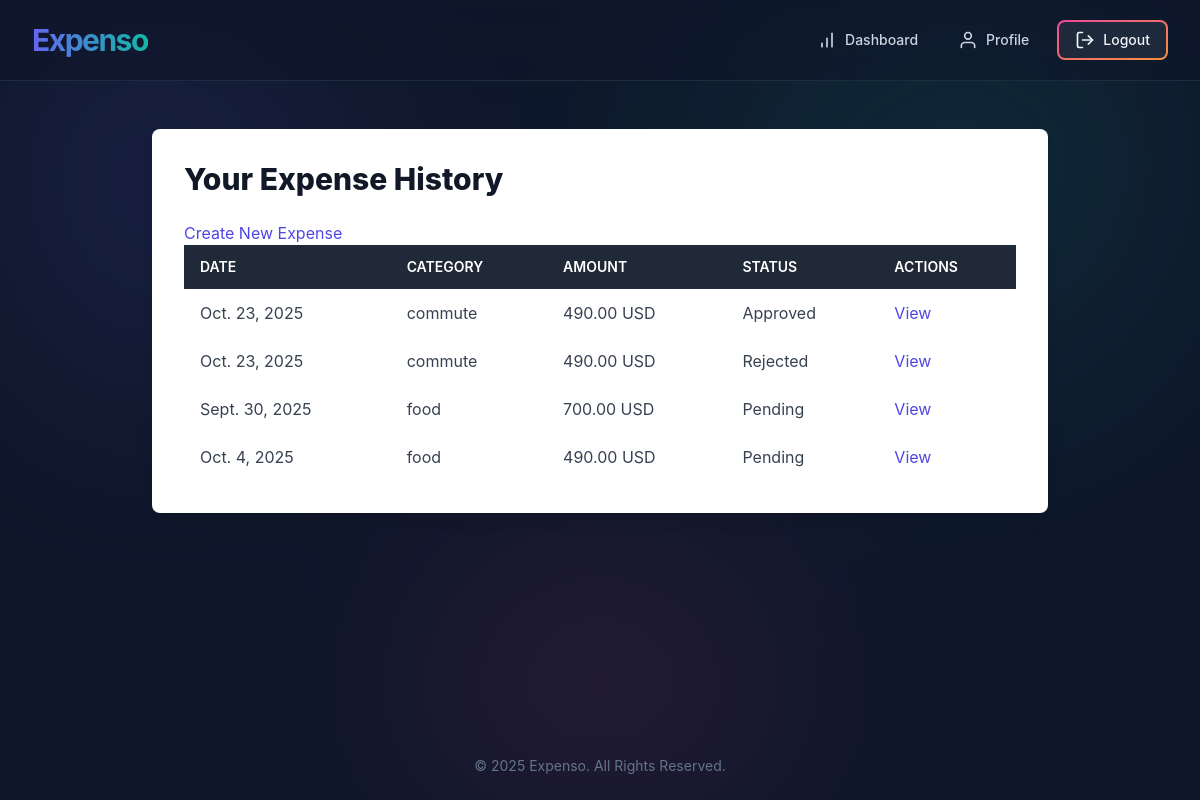
/expenses/history/ (signed in), run on an earlier commit of the app's database.
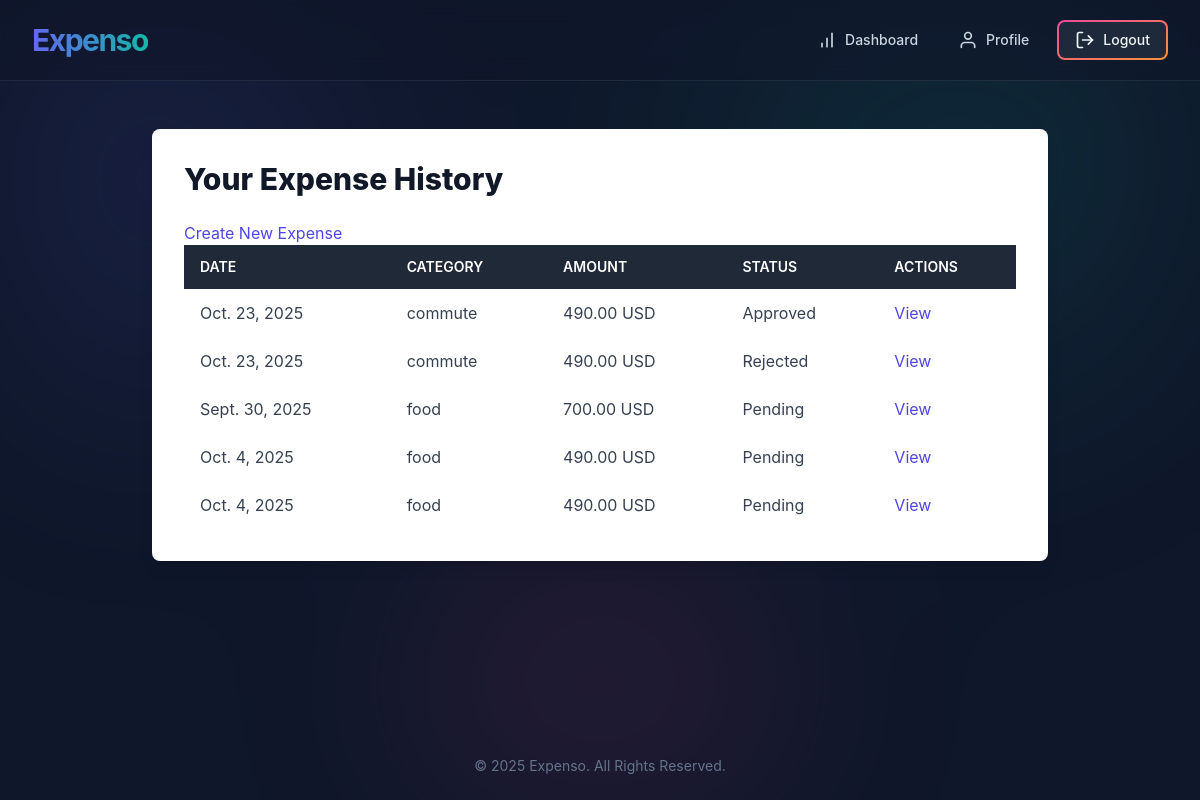
And on a later commit of the database.
### expenses/models.py (models this page shows, shortened)
class Expense(models.Model):
    STATUS_CHOICES = [
        ('PENDING', 'Pending'),
        ('APPROVED', 'Approved'),
        ('REJECTED', 'Rejected'),
    ]
    employee = models.ForeignKey(settings.AUTH_USER_MODEL, on_delete=models.CASCADE)
    category = models.ForeignKey(ExpenseCategory, on_delete=models.PROTECT)
    amount = models.DecimalField(max_digits=10, decimal_places=2)
    currency = models.CharField(max_length=3, default='USD')
    description = models.TextField()
    date = models.DateField()
    status = models.CharField(max_length=10, choices=STATUS_CHOICES, default='PENDING')
    created_at = models.DateTimeField(auto_now_add=True)
    updated_at = models.DateTimeField(auto_now=True)

class ExpenseCategory(models.Model):
    name = models.CharField(max_length=100, unique=True)

### expenses/views.py (the view)
# urls.py: path('history/', views.ExpenseHistoryView.as_view(), name='expense_history'),
class ExpenseHistoryView(LoginRequiredMixin, ListView):
    model = Expense
    template_name = 'expenses/expense_history.html'
    context_object_name = 'expenses'
    def get_queryset(self):
        return Expense.objects.filter(employee=self.request.user)

### expenses/templates/expenses/expense_history.html (shortened to what this page needs)
{% extends 'accounts/base.html' %}
{% block content %}
<div class="bg-white p-8 rounded-lg shadow-lg w-full max-w-4xl mx-auto">
    <h2 class="text-3xl font-extrabold text-gray-900 mb-6">Your Expense History</h2>
        <a href="{% url 'submit_expense' %}" class="text-indigo-600 hover:text-indigo-900">Create New Expense</a>
    <div class="overflow-x-auto">
        <table class="min-w-full bg-white">
            <thead class="bg-gray-800 text-white">
                <tr>
                    <th class="text-left py-3 px-4 uppercase font-semibold text-sm">Date</th>
                    <th class="text-left py-3 px-4 uppercase font-semibold text-sm">Category</th>
                    <th class="text-left py-3 px-4 uppercase font-semibold text-sm">Amount</th>
                    <th class="text-left py-3 px-4 uppercase font-semibold text-sm">Status</th>
                    <th class="text-left py-3 px-4 uppercase font-semibold text-sm">Actions</th>
                </tr>
            </thead>
            <tbody class="text-gray-700">
                {% for expense in expenses %}
                <tr>
                    <td class="text-left py-3 px-4">{{ expense.date }}</td>
                    <td class="text-left py-3 px-4">{{ expense.category.name }}</td>
                    <td class="text-left py-3 px-4">{{ expense.amount }} {{ expense.currency }}</td>
                    <td class="text-left py-3 px-4">{{ expense.get_status_display }}</td>
                    <td class="text-left py-3 px-4">
                        <a href="{% url 'expense_detail' expense.pk %}" class="text-indigo-600 hover:text-indigo-900">View</a>
                    </td>
                </tr>
                {% endfor %}
            </tbody>
        </table>
    </div>
</div>
{% endblock %}

What changed in the data, as far as the page shows it:
added Expense: date "Oct. 4, 2025", category.name "food", amount "490.00", currency "USD", status "Pending"
